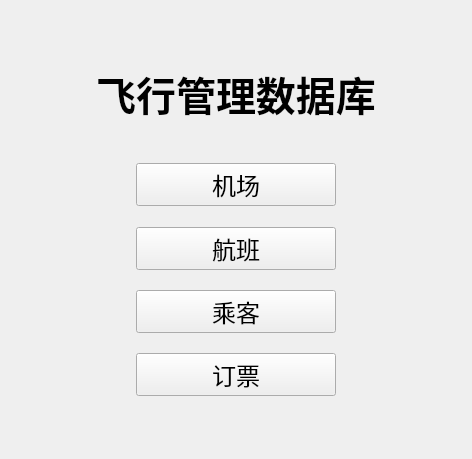
<?xml version="1.0" encoding="UTF-8"?>
<ui version="4.0">
 <class>parent</class>
 <widget class="QWidget" name="parent">
  <property name="geometry">
   <rect>
    <x>0</x>
    <y>0</y>
    <width>472</width>
    <height>459</height>
   </rect>
  </property>
  <property name="windowTitle">
   <string>parent</string>
  </property>
  <layout class="QHBoxLayout" name="horizontalLayout_5">
   <item>
    <spacer name="horizontalSpacer_7">
     <property name="orientation">
      <enum>Qt::Horizontal</enum>
     </property>
     <property name="sizeHint" stdset="0">
      <size>
       <width>77</width>
       <height>20</height>
      </size>
     </property>
    </spacer>
   </item>
   <item>
    <layout class="QVBoxLayout" name="verticalLayout">
     <item>
      <spacer name="verticalSpacer_4">
       <property name="orientation">
        <enum>Qt::Vertical</enum>
       </property>
       <property name="sizeHint" stdset="0">
        <size>
         <width>20</width>
         <height>79</height>
        </size>
       </property>
      </spacer>
     </item>
     <item>
      <widget class="QLabel" name="label">
       <property name="font">
        <font>
         <family>Microsoft YaHei UI</family>
         <pointsize>30</pointsize>
         <weight>75</weight>
         <bold>true</bold>
        </font>
       </property>
       <property name="text">
        <string>飞行管理数据库</string>
       </property>
       <property name="alignment">
        <set>Qt::AlignCenter</set>
       </property>
      </widget>
     </item>
     <item>
      <spacer name="verticalSpacer">
       <property name="orientation">
        <enum>Qt::Vertical</enum>
       </property>
       <property name="sizeHint" stdset="0">
        <size>
         <width>20</width>
         <height>60</height>
        </size>
       </property>
      </spacer>
     </item>
     <item>
      <layout class="QHBoxLayout" name="horizontalLayout">
       <item>
        <spacer name="horizontalSpacer">
         <property name="orientation">
          <enum>Qt::Horizontal</enum>
         </property>
         <property name="sizeType">
          <enum>QSizePolicy::Preferred</enum>
         </property>
         <property name="sizeHint" stdset="0">
          <size>
           <width>40</width>
           <height>20</height>
          </size>
         </property>
        </spacer>
       </item>
       <item>
        <widget class="QPushButton" name="airport_button">
         <property name="font">
          <font>
           <pointsize>18</pointsize>
          </font>
         </property>
         <property name="text">
          <string>机场</string>
         </property>
        </widget>
       </item>
       <item>
        <spacer name="horizontalSpacer_2">
         <property name="orientation">
          <enum>Qt::Horizontal</enum>
         </property>
         <property name="sizeType">
          <enum>QSizePolicy::Preferred</enum>
         </property>
         <property name="sizeHint" stdset="0">
          <size>
           <width>40</width>
           <height>20</height>
          </size>
         </property>
        </spacer>
       </item>
      </layout>
     </item>
     <item>
      <spacer name="verticalSpacer_2">
       <property name="orientation">
        <enum>Qt::Vertical</enum>
       </property>
       <property name="sizeHint" stdset="0">
        <size>
         <width>20</width>
         <height>40</height>
        </size>
       </property>
      </spacer>
     </item>
     <item>
      <layout class="QHBoxLayout" name="horizontalLayout_2">
       <item>
        <spacer name="horizontalSpacer_3">
         <property name="orientation">
          <enum>Qt::Horizontal</enum>
         </property>
         <property name="sizeType">
          <enum>QSizePolicy::Preferred</enum>
         </property>
         <property name="sizeHint" stdset="0">
          <size>
           <width>40</width>
           <height>20</height>
          </size>
         </property>
        </spacer>
       </item>
       <item>
        <widget class="QPushButton" name="flight_button">
         <property name="font">
          <font>
           <pointsize>18</pointsize>
          </font>
         </property>
         <property name="text">
          <string>航班</string>
         </property>
        </widget>
       </item>
       <item>
        <spacer name="horizontalSpacer_4">
         <property name="orientation">
          <enum>Qt::Horizontal</enum>
         </property>
         <property name="sizeType">
          <enum>QSizePolicy::Preferred</enum>
         </property>
         <property name="sizeHint" stdset="0">
          <size>
           <width>40</width>
           <height>20</height>
          </size>
         </property>
        </spacer>
       </item>
      </layout>
     </item>
     <item>
      <spacer name="verticalSpacer_6">
       <property name="orientation">
        <enum>Qt::Vertical</enum>
       </property>
       <property name="sizeHint" stdset="0">
        <size>
         <width>20</width>
         <height>40</height>
        </size>
       </property>
      </spacer>
     </item>
     <item>
      <layout class="QHBoxLayout" name="horizontalLayout_4">
       <item>
        <spacer name="horizontalSpacer_9">
         <property name="orientation">
          <enum>Qt::Horizontal</enum>
         </property>
         <property name="sizeType">
          <enum>QSizePolicy::Preferred</enum>
         </property>
         <property name="sizeHint" stdset="0">
          <size>
           <width>40</width>
           <height>20</height>
          </size>
         </property>
        </spacer>
       </item>
       <item>
        <widget class="QPushButton" name="passenger_button">
         <property name="font">
          <font>
           <pointsize>18</pointsize>
          </font>
         </property>
         <property name="text">
          <string>乘客</string>
         </property>
        </widget>
       </item>
       <item>
        <spacer name="horizontalSpacer_10">
         <property name="orientation">
          <enum>Qt::Horizontal</enum>
         </property>
         <property name="sizeType">
          <enum>QSizePolicy::Preferred</enum>
         </property>
         <property name="sizeHint" stdset="0">
          <size>
           <width>40</width>
           <height>20</height>
          </size>
         </property>
        </spacer>
       </item>
      </layout>
     </item>
     <item>
      <spacer name="verticalSpacer_3">
       <property name="orientation">
        <enum>Qt::Vertical</enum>
       </property>
       <property name="sizeHint" stdset="0">
        <size>
         <width>20</width>
         <height>40</height>
        </size>
       </property>
      </spacer>
     </item>
     <item>
      <layout class="QHBoxLayout" name="horizontalLayout_3">
       <item>
        <spacer name="horizontalSpacer_5">
         <property name="orientation">
          <enum>Qt::Horizontal</enum>
         </property>
         <property name="sizeType">
          <enum>QSizePolicy::Preferred</enum>
         </property>
         <property name="sizeHint" stdset="0">
          <size>
           <width>40</width>
           <height>20</height>
          </size>
         </property>
        </spacer>
       </item>
       <item>
        <widget class="QPushButton" name="booking_button">
         <property name="font">
          <font>
           <pointsize>18</pointsize>
          </font>
         </property>
         <property name="text">
          <string>订票</string>
         </property>
        </widget>
       </item>
       <item>
        <spacer name="horizontalSpacer_6">
         <property name="orientation">
          <enum>Qt::Horizontal</enum>
         </property>
         <property name="sizeType">
          <enum>QSizePolicy::Preferred</enum>
         </property>
         <property name="sizeHint" stdset="0">
          <size>
           <width>40</width>
           <height>20</height>
          </size>
         </property>
        </spacer>
       </item>
      </layout>
     </item>
     <item>
      <spacer name="verticalSpacer_5">
       <property name="orientation">
        <enum>Qt::Vertical</enum>
       </property>
       <property name="sizeHint" stdset="0">
        <size>
         <width>20</width>
         <height>78</height>
        </size>
       </property>
      </spacer>
     </item>
    </layout>
   </item>
   <item>
    <spacer name="horizontalSpacer_8">
     <property name="orientation">
      <enum>Qt::Horizontal</enum>
     </property>
     <property name="sizeHint" stdset="0">
      <size>
       <width>77</width>
       <height>20</height>
      </size>
     </property>
    </spacer>
   </item>
  </layout>
 </widget>
 <resources/>
 <connections/>
</ui>
